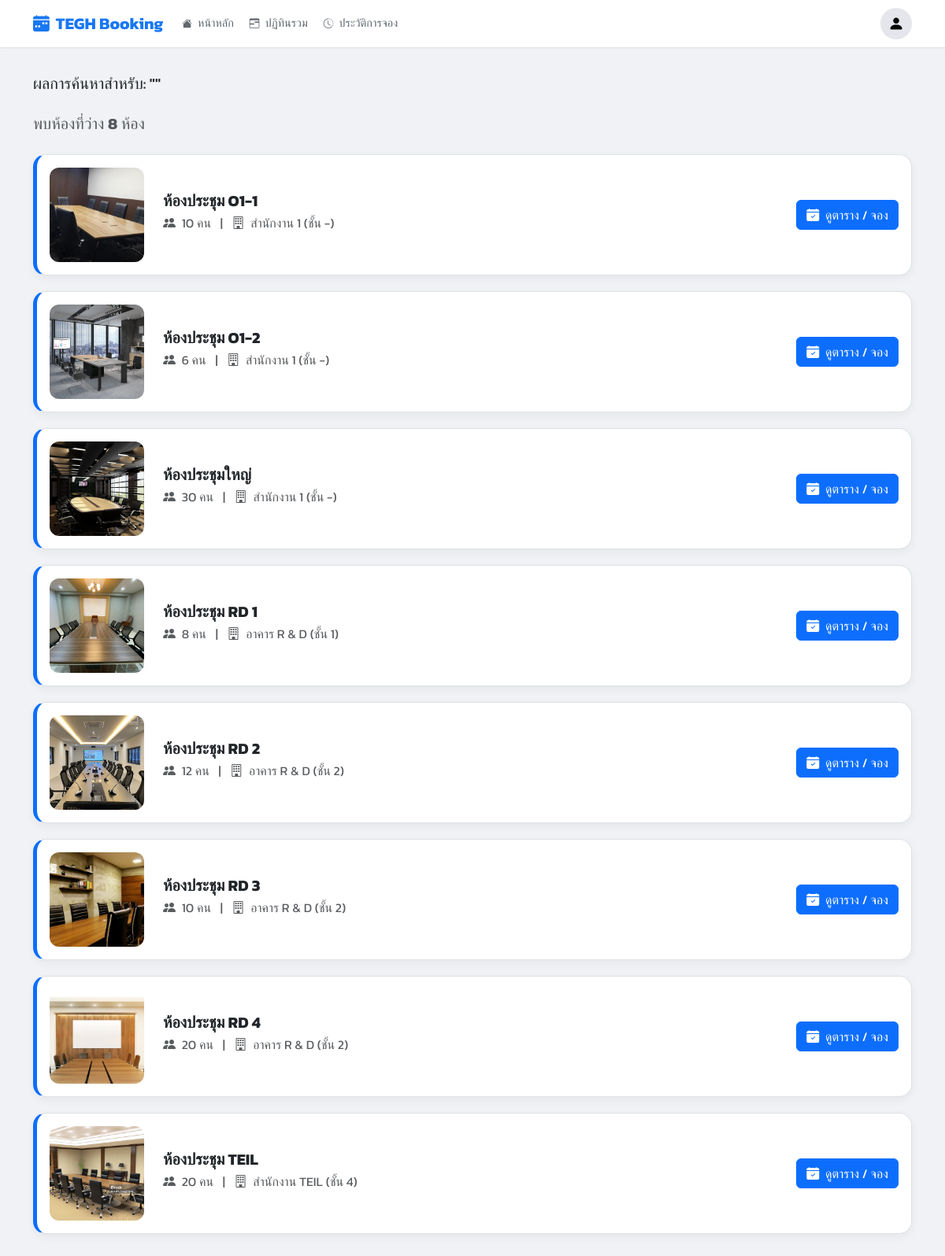
/search/ (signed in), run on the app's committed database.
### booking/models.py (models this page shows, shortened)
class Room(models.Model):
    name = models.CharField(max_length=100)
    building = models.CharField(max_length=100, blank=True, null=True)
    floor = models.CharField(max_length=50, blank=True, null=True)
    location = models.CharField(max_length=255, blank=True, null=True)
    capacity = models.PositiveIntegerField(default=1)
    equipment_in_room = models.TextField(blank=True, null=True, help_text="ระบุอุปกรณ์ถาวรในห้อง")
    image = models.ImageField(upload_to='room_images/', blank=True, null=True)
    approver = models.ForeignKey(User, on_delete=models.SET_NULL, null=True, blank=True, related_name='approvable_rooms')
    is_maintenance = models.BooleanField(default=False, verbose_name="ปิดปรับปรุง (Manual)")
    maintenance_start = models.DateTimeField(null=True, blank=True)
    maintenance_end = models.DateTimeField(null=True, blank=True)
    line_notify_token = models.CharField(max_length=50, blank=True, null=True)
    teams_webhook_url = models.TextField(blank=True, null=True)

### booking/views.py (the view)
# urls.py: path('search/', views.smart_search_view, name='smart_search'),
@login_required
def smart_search_view(request):
    query = request.GET.get('q', '').strip()
    rooms = Room.objects.all()
    if query:
        match = re.search(r'(\d+)', query)
        capacity = int(match.group(1)) if match else None
        kw = re.sub(r'\d+\s*(คน|ท่าน)?', '', query).strip()
        if capacity: rooms = rooms.filter(capacity__gte=capacity)
        if kw: rooms = rooms.filter(Q(name__icontains=kw) | Q(building__icontains=kw))
    ctx = get_base_context(request)
    ctx.update({'query': query, 'available_rooms': rooms, 'search_count': rooms.count()})
    return render(request, 'pages/search_results.html', ctx)

### booking/views.py (called while the page is built)
def is_admin(user):
    return user.is_authenticated and (user.is_superuser or user.groups.filter(name='Admin').exists())

def is_approver_or_admin(user):
    return user.is_authenticated and (user.is_superuser or user.groups.filter(name__in=['Approver', 'Admin']).exists())

### templates/pages/search_results.html (shortened to what this page needs)
{% extends "base.html" %}
{% load static %}
{% block content %}
<div class="page-header mb-4">
    <h5 class="mb-0">ผลการค้นหาสำหรับ: "{{ query_text }}"</h5>
</div>
{% if available_rooms %}
    <p class="text-muted fs-5">
        พบห้องที่ว่าง <strong>{{ available_rooms|length }}</strong> ห้อง
    </p>
    <div class="mt-4">
        {% for room in available_rooms %}
        <div class="room-list-item">
            <div class="room-image-wrapper">
                {% if room.image %}
                    <img src="{{ room.image.url }}" alt="{{ room.name }}">
                {% else %}
                    <div class="no-image-placeholder bg-light text-muted">
                        <i class="bi bi-image" style="font-size: 3rem;"></i>
                    </div>
                {% endif %}
            </div>
            <div class="room-details">
                <h5 class="fw-bold mb-1">{{ room.name }}</h5>
                <p class="text-muted mb-2">
                    <i class="bi bi-people-fill me-1"></i> {{ room.capacity }} คน
                    <span class="mx-2">|</span>
                    <i class="bi bi-building me-1"></i>
                    {{ room.building|default_if_none:room.location|default:"-" }} (ชั้น {{ room.floor|default:"-" }})
                </p>
            </div>
            <div class="room-action">
                <a href="{% url 'room_calendar' room.id %}" class="btn btn-primary">
                    <i class="bi bi-calendar-check-fill me-1"></i> ดูตาราง / จอง
                </a>
            </div>
        </div>
        {% endfor %}
    </div>
{% endif %}
{% endblock %}

### templates/base.html (style rules this page uses)
body { background-color: #f0f2f5; font-family: 'Kanit', sans-serif; padding-top: 70px; }

### templates/pages/search_results.html (style rules this page uses)
.room-list-item { background-color: #ffffff; padding: 1rem; border-radius: 1rem; border: 1px solid #dee2e6; border-left: 5px solid var(--bs-primary); box-shadow: 0 4px 12px rgba(0, 0, 0, 0.05); margin-bottom: 1.25rem; display: flex; align-items: center; }
.room-list-item .room-image-wrapper { flex-shrink: 0; width: 120px; height: 120px; margin-right: 1.5rem; }
.room-list-item .room-image-wrapper img, .room-list-item .room-image-wrapper .no-image-placeholder { width: 100%; height: 100%; object-fit: cover; border-radius: 0.75rem; display: flex; align-items: center; justify-content: center; }
.room-list-item .room-details { flex-grow: 1; }
.room-list-item .room-action { flex-shrink: 0; margin-left: 1.5rem; }

### data on the page
Room: image (picture), name "ห้องประชุม O1-1", capacity "10", building "สำนักงาน 1", floor "-"
Room: image (picture), name "ห้องประชุม O1-2", capacity "6", building "สำนักงาน 1", floor "-"
Room: image (picture), name "ห้องประชุมใหญ่", capacity "30", building "สำนักงาน 1", floor "-"
Room: image (picture), name "ห้องประชุม RD 1", capacity "8", building "อาคาร R & D", floor "1"
Room: image (picture), name "ห้องประชุม RD 2", capacity "12", building "อาคาร R & D", floor "2"
Room: image (picture), name "ห้องประชุม RD 3", capacity "10", building "อาคาร R & D", floor "2"
Room: image (picture), name "ห้องประชุม RD 4", capacity "20", building "อาคาร R & D", floor "2"
Room: image (picture), name "ห้องประชุม TEIL", capacity "20", building "สำนักงาน TEIL", floor "4"

### other printed values
{{ item.label }} "หน้าหลัก" "ปฏิทินรวม" "ประวัติการจอง"
{{ available_rooms|length }} "8"
